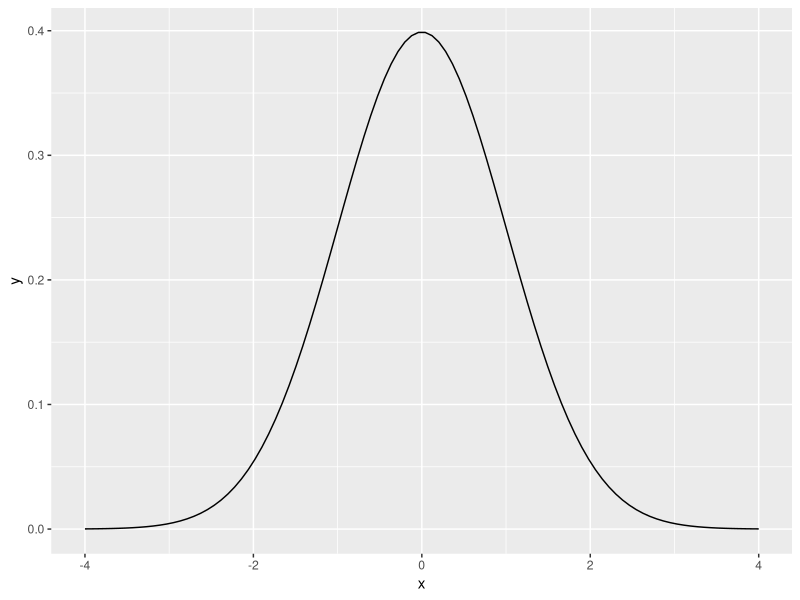
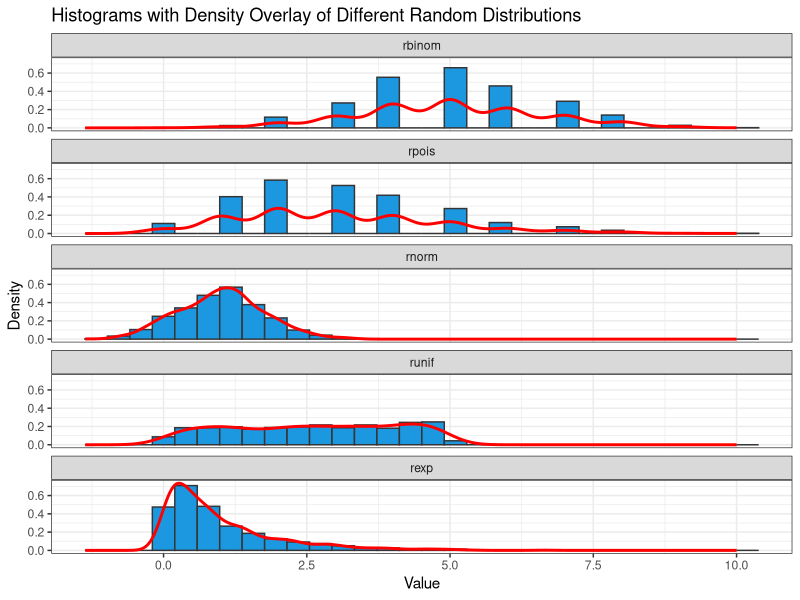

The R source for these figures, in order:
dbinom(x = 5, size = 10, prob = 0.5) # Probability of 5 successes in 10 trials
pbinom(q = 5, size = 10, prob = 0.5) # Cumulative probability of 5 successes
qbinom(p = 0.7, size = 10, prob = 0.5) # Smallest number of successes with 70%
rbinom(n = 5, size = 10, prob = 0.5) # 5 random success counts from 10 trials

set.seed(342845) # Set random seed
rbinom(n = 10, size = 1, prob = 0.5) # Create dummy variable


rpois(n = 10, lambda = 3) # Random values from poisson distribution

rnorm(n = 15) # Random values from normal distribution

pnorm(q = 1.96, mean = 0, sd = 1) # Cumulative probability up to 1.96

library(tidyverse)

x <- seq(-4, 4, length = 100) # Generate points from normal distribution
y <- dnorm(x, mean = 0, sd = 1)
my_dnorm <- tibble(x, y)

ggplot(my_dnorm, aes(x = x, y = y)) + # Draw normal distribution
  geom_line()


my_rdata <- tibble(
  x = c(
    rbinom(n = 1000, size = 10, prob = 0.5), # Random data
    rpois(n = 1000, lambda = 3),
    rnorm(n = 1000, mean = 1, sd = 0.75),
    runif(n = 1000, min = 0, max = 5),
    rexp(n = 1000)
  ),
  dist = c(
    rep("rbinom", 1000),
    rep("rpois", 1000),
    rep("rnorm", 1000),
    rep("runif", 1000),
    rep("rexp", 1000)
  )
)
my_rdata <- my_rdata |>
  mutate(
    dist = factor(dist, levels = c("rbinom", "rpois", "rnorm", "runif", "rexp"))
  )


ggplot(my_rdata, aes(x = x)) + # Draw grid of distributions
  geom_histogram(
    aes(y = after_stat(density)),
    bins = 30,
    fill = "#1b98e0",
    col = "#353436"
  ) +
  geom_density(color = "red", linewidth = 1) +
  facet_wrap(~dist, ncol = 1) +
  labs(
    title = "Histograms with Density Overlay of Different Random Distributions",
    x = "Value",
    y = "Density"
  ) +
  theme_bw()

## shapiro test provides test for normality. H0- data is normal distribution. H1- it is otherwise
## p-value <= 0.05 , data is not normal distributed
##
##

shapiro.test(my_rdata$x[my_rdata$dist == "rnorm"]) |> broom::tidy() # Shapiro-Wilk normality test

# # A tibble: 1 × 3
# statistic p.value method
# <dbl>   <dbl> <chr>
#     1     0.998   0.232 Shapiro-Wilk normality test

my_rdata |>
  group_by(dist) |>
  nest() |>
  mutate(shapiro = map(data, ~ broom::tidy(shapiro.test(.x$x)))) |>
  unnest(shapiro)

# dist   data                 shapiro$statistic $p.value
# <fct>  <list>                           <dbl>    <dbl>
# rbinom <tibble [1,000 × 1]>             0.966 1.62e-14
# rpois  <tibble [1,000 × 1]>             0.943 4.30e-19
# rnorm  <tibble [1,000 × 1]>             0.998 2.32e- 1
# runif  <tibble [1,000 × 1]>             0.953 1.92e-17
# rexp   <tibble [1,000 × 1]>             0.856 3.19e-29

# Sampling methods
#
